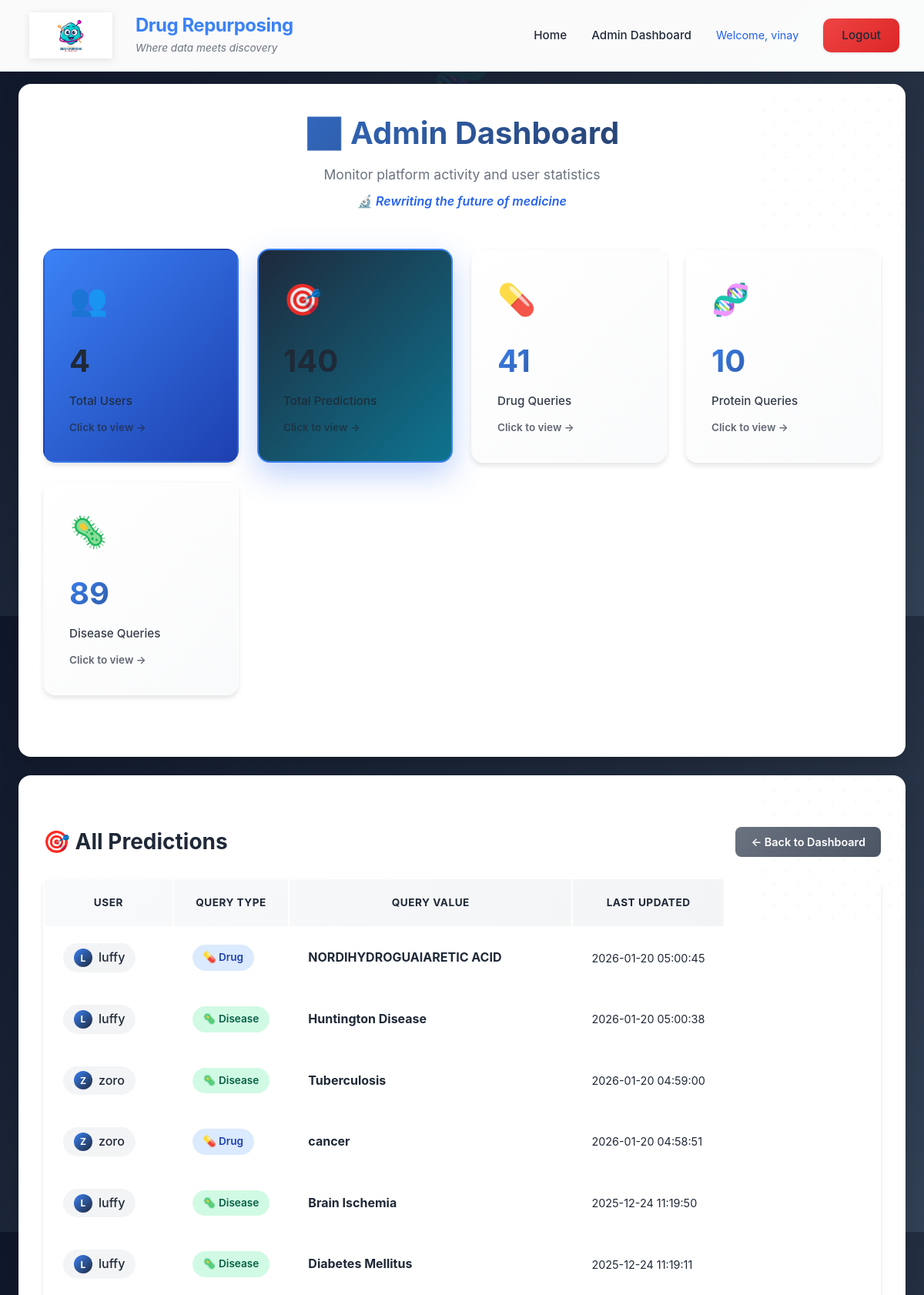
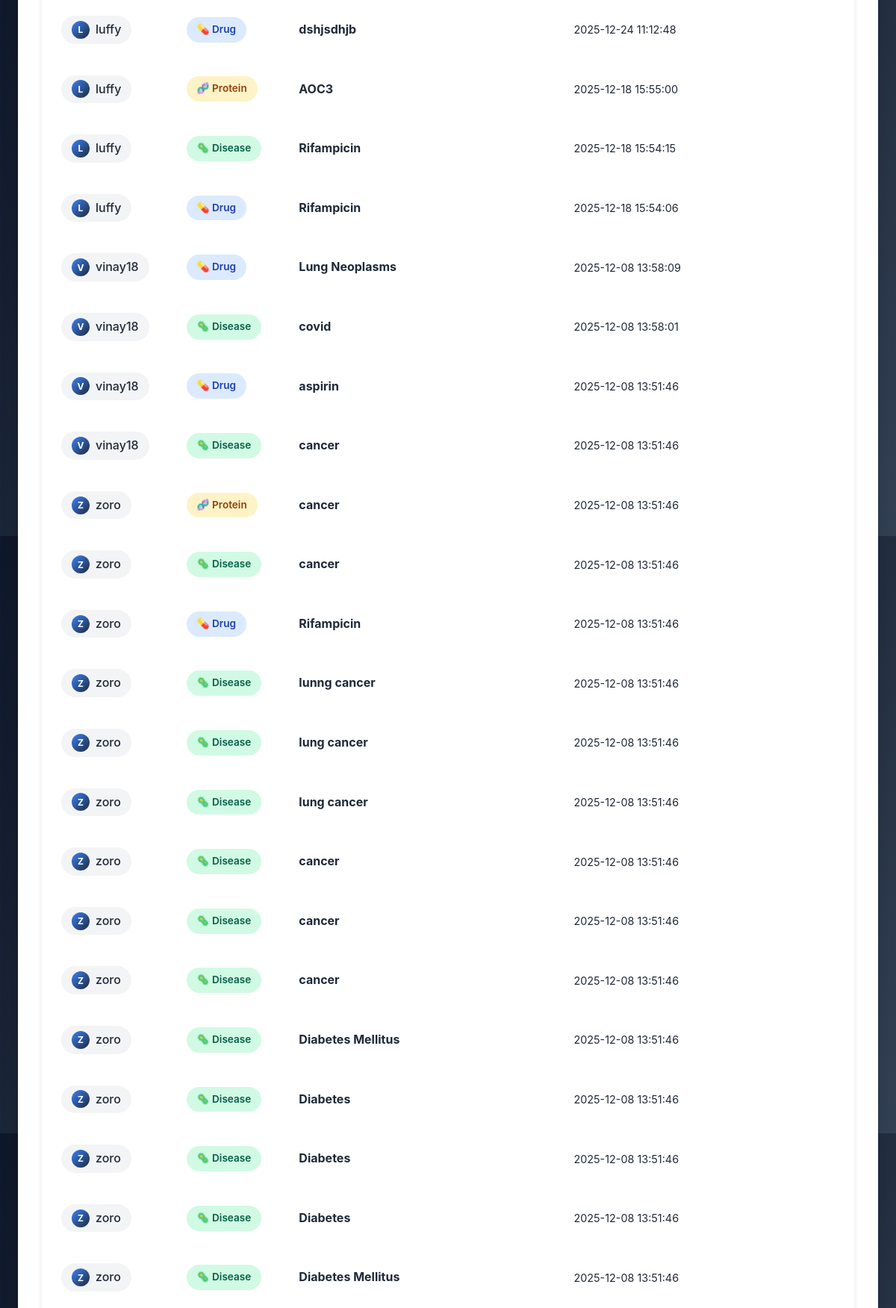
The app's page /admin-dashboard/?view=all_predictions (signed in, upper part) with its own data (2 pictures, top to bottom).
### core/models.py (models this page shows, shortened)
class PredictionHistory(models.Model):
    QUERY_TYPES = [
        ('drug', 'Drug'),
        ('protein', 'Protein'),
        ('disease', 'Disease'),
    ]
    user = models.ForeignKey(User, on_delete=models.CASCADE)
    query_type = models.CharField(max_length=10, choices=QUERY_TYPES)
    query_value = models.CharField(max_length=255)
    results = models.JSONField()
    created_at = models.DateTimeField(auto_now_add=True)
    updated_at = models.DateTimeField(auto_now=True)
    class Meta:
        ordering = ['-updated_at']  # Order by most recently updated

### core/views.py (the view, shortened to what this page needs)
# urls.py: path('admin-dashboard/', views.admin_dashboard_view, name='admin_dashboard'),
@login_required
@user_passes_test(lambda u: u.is_superuser)
def admin_dashboard_view(request):
    view_filter = request.GET.get('view', None)
    total_users = User.objects.count()
    total_predictions = PredictionHistory.objects.count()
    stats = {
        'drug': PredictionHistory.objects.filter(query_type='drug').count(),
        'protein': PredictionHistory.objects.filter(query_type='protein').count(),
        'disease': PredictionHistory.objects.filter(query_type='disease').count(),
    }
    if view_filter == 'users':
        users_list = User.objects.all().order_by('-date_joined')
        context = {
            'total_users': total_users,
            'total_predictions': total_predictions,
            'stats': stats,
            'view_filter': 'users',
            'users_list': users_list,
        }
    elif view_filter == 'all_predictions':
        all_predictions = PredictionHistory.objects.all().order_by('-updated_at')
        context = {
            'total_users': total_users,
            'total_predictions': total_predictions,
            'stats': stats,
            'view_filter': 'all_predictions',
            'all_predictions': all_predictions,
        }
    return render(request, 'admin_dashboard.html', context)

### templates/admin_dashboard.html (shortened to what this page needs)
{% extends 'base.html' %}
{% block extra_css %}
{% load static %}
<link rel="stylesheet" href="{% static 'css/admin.css' %}">
{% endblock %}
{% block content %}
<div class="card">
    <div class="dashboard-header">
        <h2>📊 Admin Dashboard</h2>
        <p style="margin-bottom: 0.5rem;">Monitor platform activity and user statistics</p>
        <p style="font-size: 1rem; color: #2563eb; font-weight: 600; font-style: italic;">🔬 Rewriting the future of medicine</p>
    </div>
    <div class="stats-grid">
        <a href="?view=users" class="stat-card primary {% if view_filter == 'users' %}active{% endif %}" style="text-decoration: none; color: inherit;">
            <div class="stat-icon">👥</div>
            <div class="stat-value">{{ total_users }}</div>
            <div class="stat-label">Total Users</div>
            <div class="stat-action">Click to view →</div>
        </a>
        <a href="?view=all_predictions" class="stat-card secondary {% if view_filter == 'all_predictions' %}active{% endif %}" style="text-decoration: none; color: inherit;">
            <div class="stat-icon">🎯</div>
            <div class="stat-value">{{ total_predictions }}</div>
            <div class="stat-label">Total Predictions</div>
            <div class="stat-action">Click to view →</div>
        </a>
        <a href="?view=drug" class="stat-card {% if view_filter == 'drug' %}active{% endif %}" style="text-decoration: none; color: inherit;">
            <div class="stat-icon">💊</div>
            <div class="stat-value">{{ stats.drug }}</div>
            <div class="stat-label">Drug Queries</div>
            <div class="stat-action">Click to view →</div>
        </a>
        <a href="?view=protein" class="stat-card {% if view_filter == 'protein' %}active{% endif %}" style="text-decoration: none; color: inherit;">
            <div class="stat-icon">🧬</div>
            <div class="stat-value">{{ stats.protein }}</div>
            <div class="stat-label">Protein Queries</div>
            <div class="stat-action">Click to view →</div>
        </a>
        <a href="?view=disease" class="stat-card {% if view_filter == 'disease' %}active{% endif %}" style="text-decoration: none; color: inherit;">
            <div class="stat-icon">🦠</div>
            <div class="stat-value">{{ stats.disease }}</div>
            <div class="stat-label">Disease Queries</div>
            <div class="stat-action">Click to view →</div>
        </a>
    </div>
</div>
<div class="card">
    <div class="activity-section">
        <div class="activity-header">
            {% if view_filter == 'users' %}
            <h3>👥 All Users</h3>
            <a href="{% url 'admin_dashboard' %}" class="btn-back">← Back to Dashboard</a>
            {% elif view_filter == 'all_predictions' %}
            <h3>🎯 All Predictions</h3>
            <a href="{% url 'admin_dashboard' %}" class="btn-back">← Back to Dashboard</a>
            {% elif view_filter == 'drug' %}
            <h3>💊 Drug Queries</h3>
            <a href="{% url 'admin_dashboard' %}" class="btn-back">← Back to Dashboard</a>
            {% elif view_filter == 'protein' %}
            <h3>🧬 Protein Queries</h3>
            <a href="{% url 'admin_dashboard' %}" class="btn-back">← Back to Dashboard</a>
            {% elif view_filter == 'disease' %}
            <h3>🦠 Disease Queries</h3>
            <a href="{% url 'admin_dashboard' %}" class="btn-back">← Back to Dashboard</a>
            {% else %}
            <h3>📜 Recent Activity</h3>
            {% endif %}
        </div>
        <div class="admin-table">
            {% if view_filter == 'users' %}
            <table>
                <thead>
                    <tr>
                        <th>Username</th>
                        <th>Email</th>
                        <th>Date Joined</th>
                        <th>Last Login</th>
                        <th>Predictions</th>
                        <th>Status</th>
                    </tr>
                </thead>
                <tbody>
                    {% for user in users_list %}
                    <tr>
                        <td>
                            <div class="user-badge">
                                <div class="user-avatar">{{ user.username|slice:":1"|upper }}</div>
                                <span>{{ user.username }}</span>
                            </div>
                        </td>
                        <td>{{ user.email|default:"N/A" }}</td>
                        <td class="timestamp">{{ user.date_joined|date:"Y-m-d H:i" }}</td>
                        <td class="timestamp">{{ user.last_login|date:"Y-m-d H:i"|default:"Never" }}</td>
                        <td><strong>{{ user.predictionhistory_set.count }}</strong></td>
                        <td>
                            {% if user.is_superuser %}
                            <span class="status-badge admin">Admin</span>
                            {% elif user.is_active %}
                            <span class="status-badge active">Active</span>
                            {% else %}
                            <span class="status-badge inactive">Inactive</span>
                            {% endif %}
                        </td>
                    </tr>
                    {% empty %}
                    <tr>
                        <td colspan="6">
                            <div class="empty-state">
                                <div class="empty-state-icon">👥</div>
                                <h4>No Users Found</h4>
                            </div>
                        </td>
                    </tr>
                    {% endfor %}
                </tbody>
            </table>
            {% elif view_filter == 'all_predictions' or view_filter == 'drug' or view_filter == 'protein' or view_filter == 'disease' %}
            <table>
                <thead>
                    <tr>
                        <th>User</th>
                        <th>Query Type</th>
                        <th>Query Value</th>
                        <th>Last Updated</th>
                    </tr>
                </thead>
                <tbody>
                    {% if view_filter == 'all_predictions' %}
                        {% for prediction in all_predictions %}
                        <tr>
                            <td>
                                <div class="user-badge">
                                    <div class="user-avatar">{{ prediction.user.username|slice:":1"|upper }}</div>
                                    <span>{{ prediction.user.username }}</span>
                                </div>
                            </td>
                            <td>
                                <span class="query-type-badge {{ prediction.query_type }}">
                                    {% if prediction.query_type == 'drug' %}💊{% elif prediction.query_type == 'protein' %}🧬{% else %}🦠{% endif %}
                                    {{ prediction.query_type|title }}
                                </span>
                            </td>
                            <td><strong>{{ prediction.query_value }}</strong></td>
                            <td class="timestamp">{{ prediction.updated_at|date:"Y-m-d H:i:s" }}</td>
                        </tr>
                        {% endfor %}
                    {% endif %}
                </tbody>
            </table>
            {% endif %}
        </div>
    </div>
</div>
{% endblock %}

### templates/base.html (shortened to what this page needs)
<!DOCTYPE html>
<html lang="en">
<head>
    {% load static %}
    <link rel="stylesheet" href="{% static 'css/base.css' %}">
    {% block extra_css %}{% endblock %}
</head>
<body>
    {% if user.is_authenticated %}
    <div class="navbar">
        <div class="navbar-content">
            <div style="display: flex; align-items: center; gap: 1.5rem;">
                <div style="display: flex; align-items: center; justify-content: center; min-width: 120px;">
                    <img src="{% static 'images/logo1p.png' %}" alt="Logo" class="navbar-logo">
                </div>
                <div>
                    <h1>Drug Repurposing</h1>
                    <p style="font-size: 0.85rem; color: #6b7280; margin-top: 0.25rem; font-style: italic;">Where data meets discovery</p>
                </div>
            </div>
            <nav>
                <a href="{% url 'home' %}">Home</a>
                {% if user.is_superuser %}
                <a href="{% url 'admin_dashboard' %}">Admin Dashboard</a>
                {% endif %}
                <span style="color: #2563eb;">Welcome, {{ user.username }}</span>
                <a href="{% url 'logout' %}" class="logout-btn btn">Logout</a>
            </nav>
        </div>
    </div>
    {% endif %}
    <div class="container">
        {% block content %}{% endblock %}
    </div>
</body>
</html>

### static/css/base.css (style rules this page uses)
:root { --primary: #3b82f6; --primary-dark: #1e40af; --primary-light: #60a5fa; --secondary: #1e293b; --accent: #06b6d4; --success: #10b981; --error: #ef4444; --warning: #f59e0b; --bg-gradient: linear-gradient(135deg, #0f172a 0%, #1e293b 50%, #334155 100%); --text-dark: #1f2937; --text-light: #6b7280; --border: #e5e7eb; --white: #ffffff; --shadow-sm: 0 1px 3px rgba(0, 0, 0, 0.1); --shadow-md: 0 4px 6px rgba(0, 0, 0, 0.1); --shadow-lg: 0 10px 25px rgba(0, 0, 0, 0.15); }
* { margin: 0; padding: 0; box-sizing: border-box; }
html { scroll-behavior: smooth; }
body { font-family: 'Inter', -apple-system, BlinkMacSystemFont, 'Segoe UI', Roboto, sans-serif; background: var(--bg-gradient); min-height: 100vh; color: var(--text-dark); line-height: 1.6; overflow-x: hidden; animation: fadeIn 0.6s ease; position: relative; }
body::before { content: '🧬'; position: fixed; top: 0; left: 0; width: 100%; height: 100%; font-size: 4rem; color: rgba(59, 130, 246, 0.08); display: flex; flex-wrap: wrap; justify-content: space-around; align-items: flex-start; padding: 2rem; gap: 4rem; pointer-events: none; z-index: 0; animation: dnaFloat 30s ease-in-out infinite; line-height: 8rem; letter-spacing: 4rem; }
body::after { content: ''; position: fixed; top: 0; left: 0; width: 100%; height: 100%; background-image: repeating-linear-gradient(90deg, rgba(59, 130, 246, 0.03) 0px, transparent 1px, transparent 100px), repeating-linear-gradient(0deg, rgba(59, 130, 246, 0.03) 0px, transparent 1px, transparent 100px); pointer-events: none; z-index: 0; animation: gridPulse 15s ease-in-out infinite; }
.navbar { background: rgba(255, 255, 255, 0.98); backdrop-filter: blur(10px); padding: 1rem 2rem; box-shadow: var(--shadow-md); position: sticky; top: 0; z-index: 100; animation: navSlideDown 0.6s cubic-bezier(0.4, 0, 0.2, 1); border-bottom: 1px solid rgba(37, 99, 235, 0.1); }
.navbar-logo { max-width: 120px; max-height: 60px; width: auto; height: auto; object-fit: contain; transition: all 0.4s cubic-bezier(0.4, 0, 0.2, 1); filter: drop-shadow(0 2px 4px rgba(0, 0, 0, 0.1)); }
.navbar-content { max-width: 1400px; margin: 0 auto; display: flex; justify-content: space-between; align-items: center; }
.navbar h1 { color: var(--primary); font-size: 1.5rem; font-weight: 700; letter-spacing: -0.5px; margin: 0; line-height: 1.2; }
.navbar nav { display: flex; align-items: center; gap: 2rem; }
.navbar nav a { color: var(--text-dark); text-decoration: none; font-weight: 500; font-size: 0.95rem; transition: all 0.4s cubic-bezier(0.4, 0, 0.2, 1); position: relative; }
.navbar nav a:not(.btn)::after { content: ''; position: absolute; bottom: -5px; left: 50%; width: 0; height: 2px; background: linear-gradient(90deg, var(--primary), var(--secondary)); transition: all 0.4s cubic-bezier(0.4, 0, 0.2, 1); transform: translateX(-50%); }
.navbar nav span { color: var(--text-light); font-size: 0.9rem; }
.container { max-width: 1400px; margin: 1rem auto; padding: 0 1.5rem; animation: containerFadeIn 0.8s ease; position: relative; z-index: 1; }
.card { background: var(--white); border-radius: 16px; padding: 2rem; box-shadow: var(--shadow-lg); margin-bottom: 1.5rem; transition: all 0.4s cubic-bezier(0.4, 0, 0.2, 1); animation: cardSlideUp 0.6s ease; position: relative; overflow: hidden; }
.card::before { content: ''; position: absolute; top: -100px; right: -100px; width: 300px; height: 300px; background-image: radial-gradient(circle at 50% 50%, rgba(37, 99, 235, 0.03) 2px, transparent 2px), radial-gradient(circle at 50% 50%, rgba(8, 145, 178, 0.03) 2px, transparent 2px); background-size: 30px 30px, 30px 30px; background-position: 0 0, 15px 15px; animation: patternRotate 30s linear infinite; pointer-events: none; z-index: 0; }
.btn { background: linear-gradient(135deg, var(--primary), var(--primary-dark)); color: var(--white); padding: 0.875rem 2rem; border: none; border-radius: 10px; cursor: pointer; font-size: 1rem; font-weight: 600; text-decoration: none; display: inline-block; transition: all 0.4s cubic-bezier(0.4, 0, 0.2, 1); box-shadow: var(--shadow-sm); position: relative; overflow: hidden; }
.btn::before { content: ''; position: absolute; top: 50%; left: 50%; width: 0; height: 0; border-radius: 50%; background: rgba(255, 255, 255, 0.3); transform: translate(-50%, -50%); transition: width 0.6s ease, height 0.6s ease; }
.logout-btn { background: linear-gradient(135deg, var(--error), #dc2626); padding: 0.625rem 1.5rem; font-size: 0.9rem; }

### records on screen
PredictionHistory: user.username "L", user.username "luffy", query_type "Drug", query_value "NORDIHYDROGUAIARETIC ACID", updated_at "2026-01-20 05:00:45"
PredictionHistory: user.username "L", user.username "luffy", query_type "Disease", query_value "Huntington Disease", updated_at "2026-01-20 05:00:38"
PredictionHistory: user.username "Z", user.username "zoro", query_type "Disease", query_value "Tuberculosis", updated_at "2026-01-20 04:59:00"
PredictionHistory: user.username "Z", user.username "zoro", query_type "Drug", query_value "cancer", updated_at "2026-01-20 04:58:51"
PredictionHistory: user.username "L", user.username "luffy", query_type "Disease", query_value "Brain Ischemia", updated_at "2025-12-24 11:19:50"
PredictionHistory: user.username "L", user.username "luffy", query_type "Disease", query_value "Diabetes Mellitus", updated_at "2025-12-24 11:19:11"
PredictionHistory: user.username "L", user.username "luffy", query_type "Drug", query_value "dshjsdhjb", updated_at "2025-12-24 11:12:48"
PredictionHistory: user.username "L", user.username "luffy", query_type "Protein", query_value "AOC3", updated_at "2025-12-18 15:55:00"
PredictionHistory: user.username "L", user.username "luffy", query_type "Disease", query_value "Rifampicin", updated_at "2025-12-18 15:54:15"
PredictionHistory: user.username "L", user.username "luffy", query_type "Drug", query_value "Rifampicin", updated_at "2025-12-18 15:54:06"
PredictionHistory: user.username "V", user.username "vinay18", query_type "Drug", query_value "Lung Neoplasms", updated_at "2025-12-08 13:58:09"
PredictionHistory: user.username "V", user.username "vinay18", query_type "Disease", query_value "covid", updated_at "2025-12-08 13:58:01"
PredictionHistory: user.username "V", user.username "vinay18", query_type "Drug", query_value "aspirin", updated_at "2025-12-08 13:51:46"
PredictionHistory: user.username "V", user.username "vinay18", query_type "Disease", query_value "cancer", updated_at "2025-12-08 13:51:46"
PredictionHistory: user.username "Z", user.username "zoro", query_type "Protein", query_value "cancer", updated_at "2025-12-08 13:51:46"
PredictionHistory: user.username "Z", user.username "zoro", query_type "Disease", query_value "cancer", updated_at "2025-12-08 13:51:46"
PredictionHistory: user.username "Z", user.username "zoro", query_type "Drug", query_value "Rifampicin", updated_at "2025-12-08 13:51:46"
PredictionHistory: user.username "Z", user.username "zoro", query_type "Disease", query_value "lunng cancer", updated_at "2025-12-08 13:51:46"
PredictionHistory: user.username "Z", user.username "zoro", query_type "Disease", query_value "lung cancer", updated_at "2025-12-08 13:51:46"
PredictionHistory: user.username "Z", user.username "zoro", query_type "Disease", query_value "lung cancer", updated_at "2025-12-08 13:51:46"
PredictionHistory: user.username "Z", user.username "zoro", query_type "Disease", query_value "cancer", updated_at "2025-12-08 13:51:46"
PredictionHistory: user.username "Z", user.username "zoro", query_type "Disease", query_value "cancer", updated_at "2025-12-08 13:51:46"
PredictionHistory: user.username "Z", user.username "zoro", query_type "Disease", query_value "cancer", updated_at "2025-12-08 13:51:46"
PredictionHistory: user.username "Z", user.username "zoro", query_type "Disease", query_value "Diabetes Mellitus", updated_at "2025-12-08 13:51:46"
PredictionHistory: user.username "Z", user.username "zoro", query_type "Disease", query_value "Diabetes", updated_at "2025-12-08 13:51:46"
PredictionHistory: user.username "Z", user.username "zoro", query_type "Disease", query_value "Diabetes", updated_at "2025-12-08 13:51:46"
PredictionHistory: user.username "Z", user.username "zoro", query_type "Disease", query_value "Diabetes", updated_at "2025-12-08 13:51:46"
PredictionHistory: user.username "Z", user.username "zoro", query_type "Disease", query_value "Diabetes Mellitus", updated_at "2025-12-08 13:51:46"

### other values on screen
{{ user.username }} "vinay"
{{ total_users }} "4"
{{ total_predictions }} "140"
{{ stats.drug }} "41"
{{ stats.protein }} "10"
{{ stats.disease }} "89"
